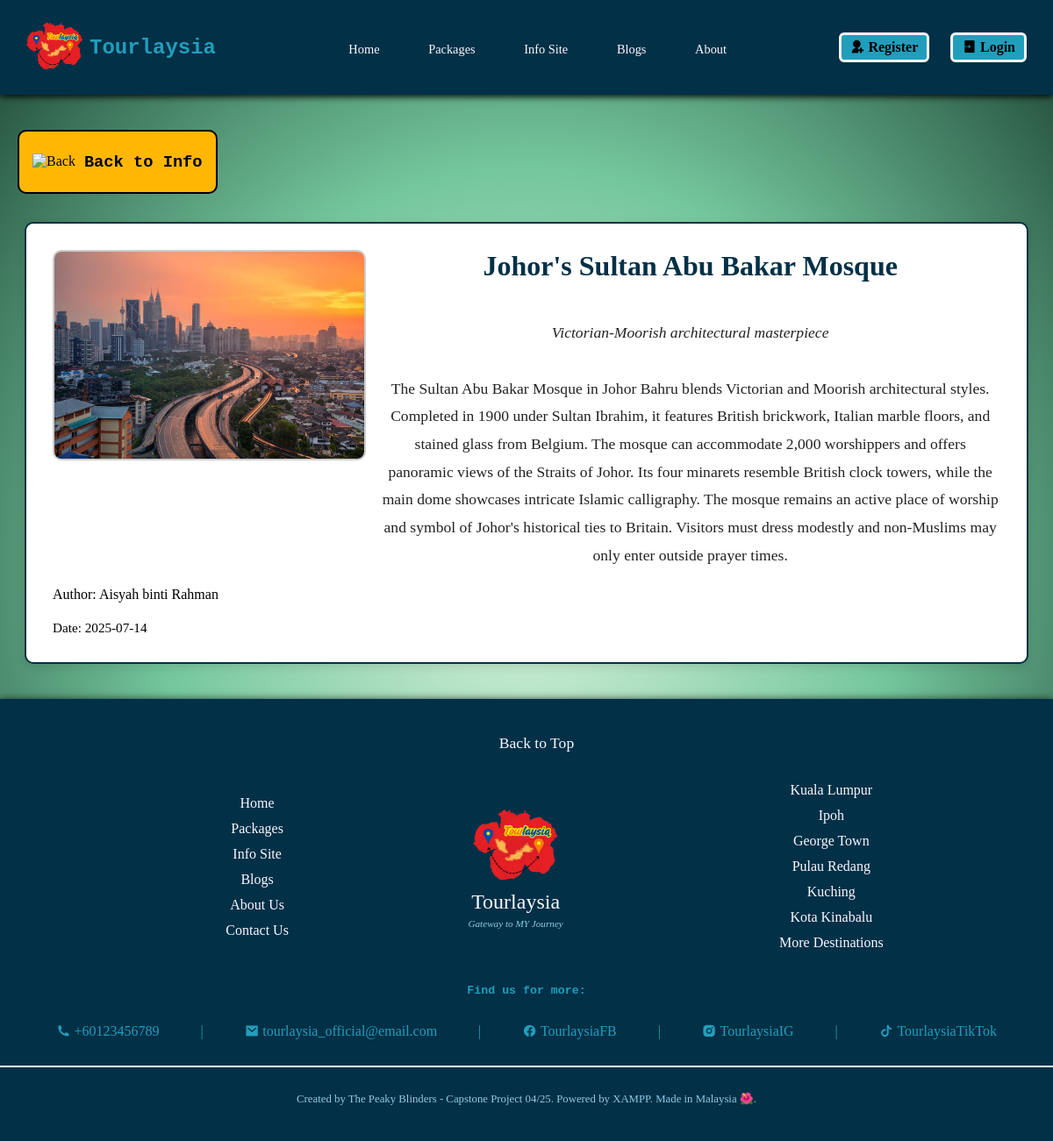
Screenshot of /infoContentPage.php?ist_ID=IST_JB9012hIjK with the database file from the repository.
### tables this page shows
CREATE TABLE `info_site_t` (
  `ist_ID` varchar(14) NOT NULL,
  `ist_date_create` date NOT NULL,
  `ist_date_edit` date NOT NULL,
  `ist_title` varchar(50) NOT NULL,
  `ist_desc` varchar(100) DEFAULT NULL,
  `ist_cont` longtext NOT NULL,
  `ist_type` varchar(100) NOT NULL,
  `ist_author` varchar(50) NOT NULL,
  `ist_img` longtext DEFAULT NULL
);

### infoContentPage.php (the view, shortened to what this page needs)
<?php
    include('header.php');
    $ist_ID = mysqli_real_escape_string($connection, $_GET['ist_ID']);
    $query = "SELECT * FROM info_site_t WHERE ist_ID = '$ist_ID' LIMIT 1";
    $result = mysqli_query($connection, $query);
    $info = mysqli_fetch_assoc($result);
?>
<!DOCTYPE html>
<html lang="en">
<head>
    <link rel="stylesheet" href="./styles/infoContentPage.css">
</head>
<body>
<div class="back-nav">
    <button onclick="window.location.href='infoMainPage.php'">
        <img src="https://cdn-icons-png.flaticon.com/128/130/130882.png" alt="Back">
        <h3>Back to Info</h3>
    </button>
</div>
<div class="info-container">
    <img class="info-image" src="<?php echo $info['ist_img']; ?>" alt="Info Image" onerror="this.onerror=null; this.src='./img/placeholder-pic.jpg'">
    <div class="info-author">Author: <?= htmlspecialchars($info['ist_author']) ?></div>
    <div class="info-date">Date: <?= htmlspecialchars($info['ist_date_create']) ?></div>
    <div class="info-main">
        <div class="info-title"><?= htmlspecialchars($info['ist_title']) ?></div>
        <div class="info-content" style="font-style:italic;">
            <?= nl2br(htmlspecialchars($info['ist_desc'])) ?>
        </div>
        <div class="info-content">
            <?= nl2br(htmlspecialchars($info['ist_cont'])) ?>
        </div>
    </div>
</div>
<?php include('footer.php'); ?>
</body>
</html>

### styles/styles.css (style rules this page uses)
body { background: radial-gradient(#d8f3dc, #74c69d, #1b4332); margin: 0; }
h1, h2, h3, h4, h5, h6 { font-family: Rockwell, Courier Bold, Courier, Georgia, Times, Times New Roman, serif; }
p, span, a, ul, ol, button, input, select, textarea, table, tr, th, td { font-family: Lucida Bright, Georgia, serif; }

### styles/infoContentPage.css (style rules this page uses)
body { font-family: "Lucida Bright", Georgia, serif; background-color: #f9f9f9; }
.back-nav { margin: 20px; }
.back-nav button { display: flex; align-items: center; font-size: 1em; color: #000; background-color: #FFB703; border: 2px solid #000; padding: 5px 15px; border-radius: 10px; cursor: pointer; }
.back-nav button h3 { margin-left: 10px; }
.back-nav img { height: 20px; cursor: pointer; }
.info-container { width: 90%; margin: 2em auto; display: grid; grid-template-columns: 1fr 2fr; grid-template-rows: auto auto auto; gap: 20px; align-items: start; background-color: white; padding: 30px; border: 2px solid #023047; border-radius: 10px; box-shadow: 0 4px 12px rgba(0,0,0,0.1); }
.info-image { grid-column: 1 / 2; grid-row: 1 / span 1; width: 100%; max-height: 250px; object-fit: cover; border-radius: 10px; border: 2px solid #ccc; }
.info-author { grid-column: 1 / 2; grid-row: 2; font-size: 1em; }
.info-date { grid-column: 1 / 2; grid-row: 3; font-size: 0.95em; }
.info-main { grid-column: 2 / 3; display: flex; flex-direction: column; align-items: center; justify-content: center; }
.info-title { font-size: 2em; font-weight: bold; font-family: "Rockwell", Georgia, serif; color: #023047; margin-bottom: 10px; text-align: center; }
.info-content { font-size: 1.1em; line-height: 1.8em; white-space: pre-line; text-align: center; color: #222; }

### rows the page displays
info_site_t: ist_author "Aisyah binti Rahman", ist_date_create "2025-07-14", ist_title "Johor's Sultan Abu Bakar Mosque", ist_desc "Victorian-Moorish architectural masterpiece", ist_cont "The Sultan Abu Bakar Mosque in Johor Bahru blends Victorian and Moorish architectural styles. Completed in 1900 under Sultan Ibrahim, it features British brickwork, Italian marble floors, and stained glass from Belgium. The mosque can accommodate 2,000 worshippers and offers panoramic views of the Straits of Johor. Its four minarets resemble British clock towers, while the main dome showcases intricate Islamic calligraphy. The mosque remains an active place of worship and symbol of Johor's historical ties to Britain. Visitors must dress modestly and non-Muslims may only enter outside prayer times."
